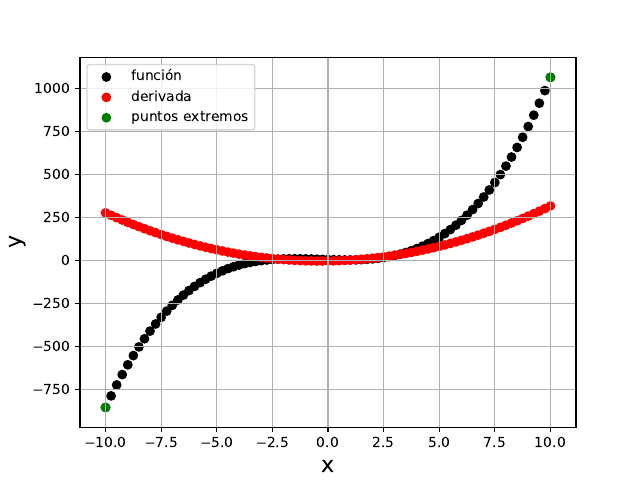

Python code for this plot:
import numpy as np
import matplotlib.pyplot as pp
from scipy.misc import derivative
def f(x):
    return x*x*x + x*x - 4*x + 4
x = np.arange(-10,10.25,0.25)
yy= derivative(f, x, dx=1e-6)
y = f(x) 
y_maximo=max(y)
index_max=np.argmax(y)
x_maximo=x[index_max]
y_minimo=min(y)
index_min=np.argmin(y)
x_ext=[]
y_ext=[]
x_minimo=x[index_min]
x_ext.append(x_minimo)
x_ext.append(x_maximo)
y_ext.append(y_minimo)
y_ext.append(y_maximo)
#print (x_minimo,y_minimo,x_maximo,y_maximo)
pp.grid()
pp.ylabel('y', fontsize = 16)
pp.xlabel('x', fontsize = 16)
pp.scatter(x,y, color='black',label= 'función')
pp.scatter(x,yy, color='red',label= 'derivada')
pp.scatter(x_ext,y_ext, color='green',label= 'puntos extremos')
pp.legend()
pp.savefig('punto8.pdf', bbox_inches=0, dpi=600)
pp.show()
